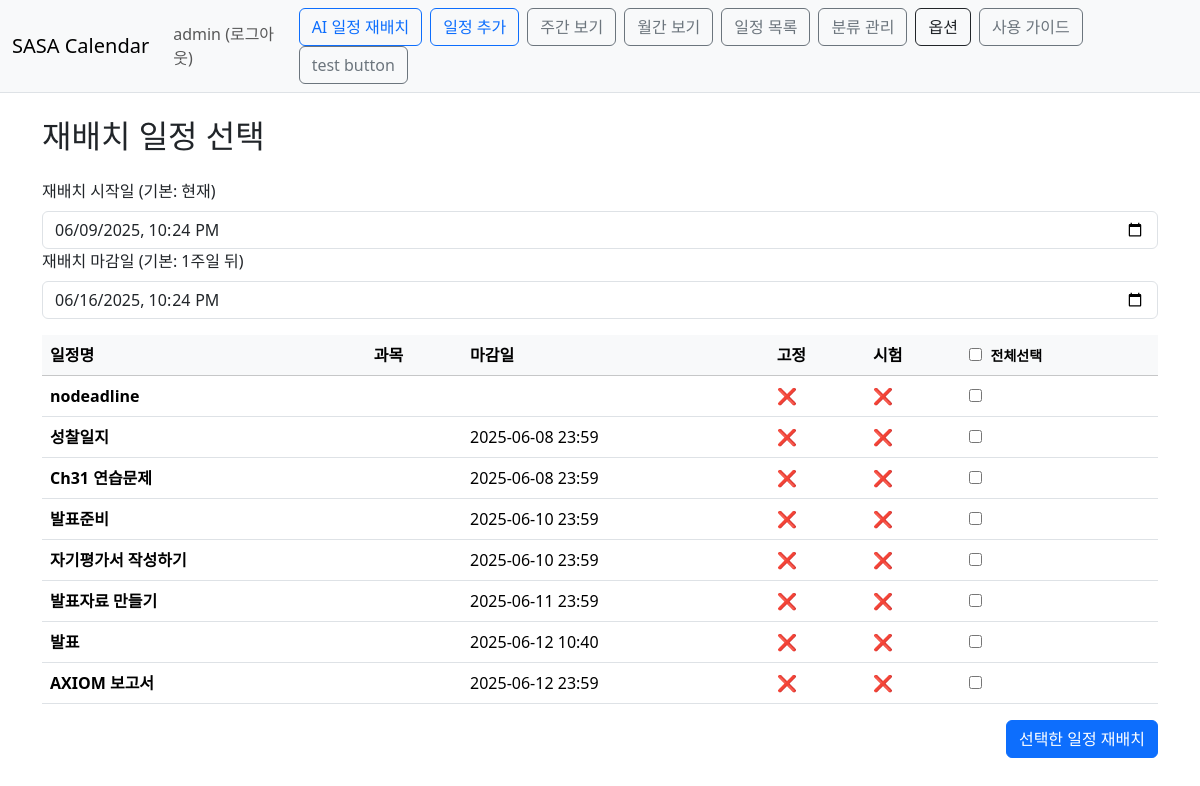
Before: /calendar/schedule/replace/ (signed in) with the older database file.
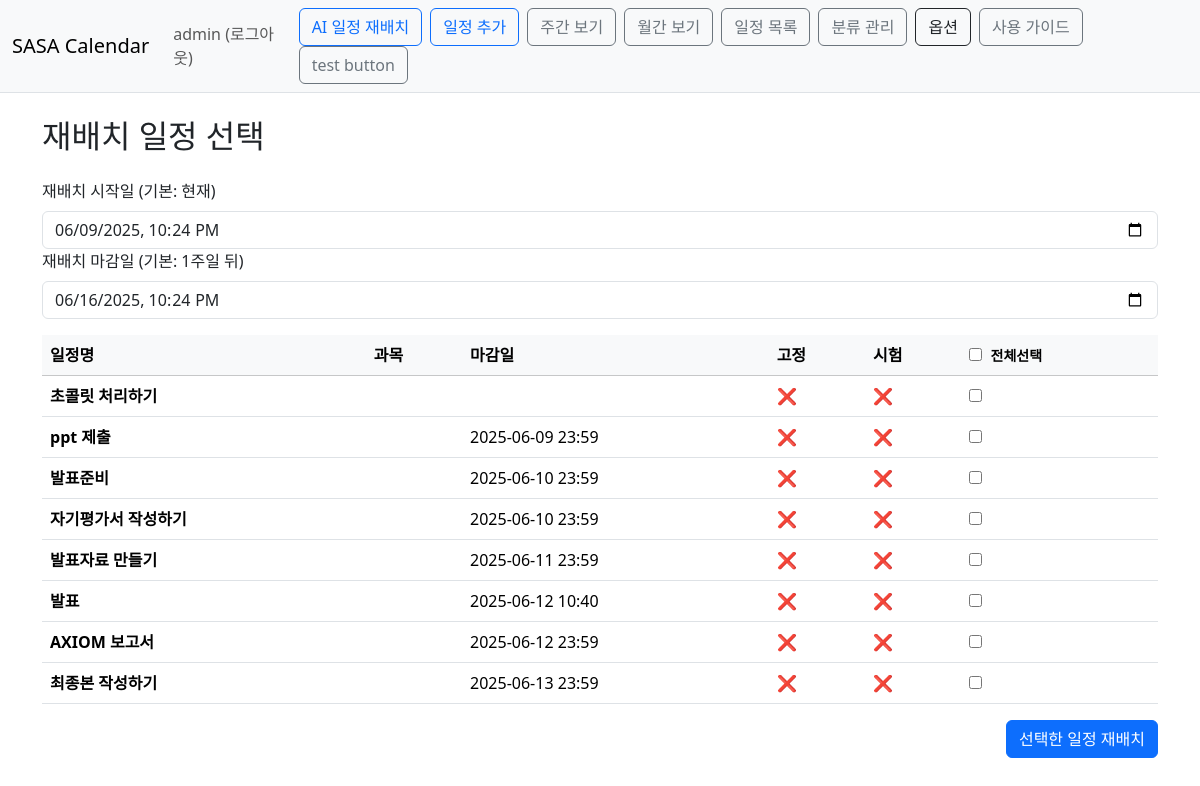
After: the same page with the newer database file.
### Calendar/models.py (models this page shows, shortened)
class Schedule(models.Model):
    owner=models.ForeignKey(User, on_delete=models.CASCADE)
    task_name=models.CharField(max_length=50)
    duration_minutes=models.IntegerField(null=True, blank=True)
    difficulty=models.IntegerField(null=True, blank=True)
    importance=models.IntegerField(null=True, blank=True)
    task_type = models.ForeignKey('ScheduleType', null=True, blank=True, on_delete=models.SET_NULL)
    subject=models.CharField(max_length=50, blank=True)
    is_exam_task=models.BooleanField(default=False)
    deadline=models.DateTimeField(null=True ,blank=True)
    start_time=models.DateTimeField(null=True ,blank=True)
    end_time=models.DateTimeField(null=True ,blank=True)
    is_fixed=models.BooleanField(default=False)
    exam=models.ForeignKey('self',default=None, on_delete=models.SET_DEFAULT, null=True ,blank=True)
    color = models.CharField(max_length=7, blank=True, default='#6c8df5')
    is_done = models.BooleanField(default=False)

### Calendar/views.py (the view)
# urls.py: path('schedule/replace/', views.schedule_replace, name='schedule_replace'),
@login_required(login_url='common:login')
def schedule_replace(request):
    data = Schedule.objects.filter(
        owner=request.user,
        is_done=False,
        is_fixed=False,
    ).filter(
        Q(deadline__gt=now_kst_naive() - timedelta(days=3)) |  #바꾸기!!!!!!!!!!!!!!!!!!!!!!!!!!!!!!!!!!!!!!!!!!!
        Q(deadline__isnull=True)
    ).order_by('deadline')
    default_start = (now_kst_naive()).strftime("%Y-%m-%dT%H:%M")
    default_end = (now_kst_naive() + timedelta(days=7)).strftime("%Y-%m-%dT%H:%M")
    return render(request, 'calendar/schedule_replace.html',
                  {'schedules': data,
                   'default_start': default_start,
                   'default_end': default_end,
                   'has_ai_session': 'ai_result_json' in request.session})

### Calendar/views.py (called while the page is built)
def now_kst_naive():
    return datetime.now(timezone(timedelta(hours=9))).replace(tzinfo=None)

### templates/calendar/schedule_replace.html (shortened to what this page needs)
{% extends 'base.html' %}
{% block content %}
<div class="container py-4">
  <h2 class="mb-4">재배치 일정 선택</h2>
  <form method="post" action="{% url 'calendar:ai_run' %}">
    <div class="mb-3">
      <label for="schedule-start" class="form-label">재배치 시작일 (기본: 현재)</label>
      <input type="datetime-local" id="schedule-start" name="schedule_start"
            class="form-control"
            value="{{ default_start }}">
      <label for="schedule-end" class="form-label">재배치 마감일 (기본: 1주일 뒤)</label>
      <input type="datetime-local" id="schedule-end" name="schedule_end"
            class="form-control"
            value="{{ default_end }}">
    </div>
    <table class="table table-hover align-middle">
      <thead class="table-light">
        <tr>
          <th>일정명</th>
          <th>과목</th>
          <th>마감일</th>
          <th>고정</th>
          <th>시험</th>
          <th>
            <input type="checkbox" id="select-all">
            <label for="select-all" class="small mb-0 mx-1">전체선택</label>
          </th>
        </tr>
      </thead>
      <tbody>
        {% for item in schedules %}
        <tr>
          <td class="fw-bold">{{ item.task_name }}</td>
          <td>{{ item.subject }}</td>
          <td>{{ item.deadline|date:"Y-m-d H:i" }}</td>
          <td>{{ item.is_fixed|yesno:"✅,❌" }}</td>
          <td>{{ item.is_exam_task|yesno:"📘,❌" }}</td>
          <td>
            <input type="checkbox" name="selected_ids" value="{{ item.id }}">
          </td>
        </tr>
        {% empty %}
        <tr>
          <td colspan="6" class="text-center text-muted">등록된 일정이 없습니다.</td>
        </tr>
        {% endfor %}
      </tbody>
    </table>
    <div class="text-end mt-3">
      <button type="submit" class="btn btn-primary">선택한 일정 재배치</button>
    </div>
  </form>
</div>
{% endblock %}

Changed rows visible on the page:
no longer on this page (row edited): Schedule: task_name "nodeadline", is_fixed "❌", is_exam_task "❌"
no longer on this page (row edited): Schedule: task_name "성찰일지", deadline "2025-06-08 23:59", is_fixed "❌", is_exam_task "❌"
no longer on this page (row edited): Schedule: task_name "Ch31 연습문제", deadline "2025-06-08 23:59", is_fixed "❌", is_exam_task "❌"
added Schedule: task_name "초콜릿 처리하기", is_fixed "❌", is_exam_task "❌"
added Schedule: task_name "ppt 제출", deadline "2025-06-09 23:59", is_fixed "❌", is_exam_task "❌"
added Schedule: task_name "최종본 작성하기", deadline "2025-06-13 23:59", is_fixed "❌", is_exam_task "❌"
